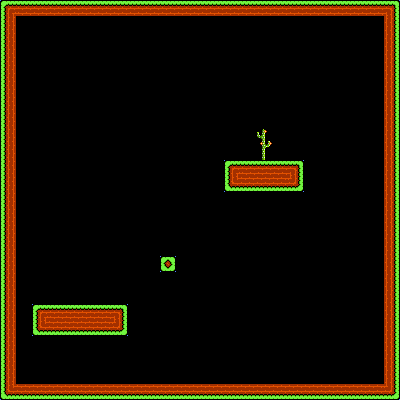

A level layout from a 2D game, rendered from its tile map. Below: a short description, then the map file with its tile-grid data intact:
An orthogonal 25x25 tile map with 16x16 px tiles, 1 tile layer (Calque de Tile 1), 2 tilesets.

<map version="1.0" tiledversion="1.0.3" orientation="orthogonal" renderorder="left-up" width="25" height="25" tilewidth="16" tileheight="16" nextobjectid="1">
 <properties>
  <property name="tileset" value="tileset_1.png" />
 </properties>
 <tileset firstgid="1" source="tileset1.tsx" />
 <tileset firstgid="43" source="tileset2.tsx" />
 <layer name="Calque de Tile 1" width="25" height="25">
  <data encoding="csv">
1,2,2,2,2,2,2,2,2,2,2,2,2,2,2,2,2,2,2,2,2,2,2,2,3,
8,0,0,0,0,0,0,0,0,0,0,0,0,0,0,0,0,0,0,0,0,0,0,0,10,
8,0,0,0,0,0,0,0,0,0,0,0,0,0,0,0,0,0,0,0,0,0,0,0,10,
8,0,0,0,0,0,0,0,0,0,0,0,0,0,0,0,0,0,0,0,0,0,0,0,10,
8,0,0,0,0,0,0,0,0,0,0,0,0,0,0,0,0,0,0,0,0,0,0,0,10,
8,0,0,0,0,0,0,0,0,0,0,0,0,0,0,0,0,0,0,0,0,0,0,0,10,
8,0,0,0,0,0,0,0,0,0,0,0,0,0,0,0,0,0,0,0,0,0,0,0,10,
8,0,0,0,0,0,0,0,0,0,0,0,0,0,0,0,0,0,0,0,0,0,0,0,10,
8,0,0,0,0,0,0,0,0,0,0,0,0,0,0,0,76,0,0,0,0,0,0,0,10,
8,0,0,0,0,0,0,0,0,0,0,0,0,0,0,0,83,0,0,0,0,0,0,0,10,
8,0,0,0,0,0,0,0,0,0,0,0,0,0,1,2,2,2,3,0,0,0,0,0,10,
8,0,0,0,0,0,0,0,0,0,0,0,0,0,15,16,16,16,17,0,0,0,0,0,10,
8,0,0,0,0,0,0,0,0,0,0,0,0,0,0,0,0,0,0,0,0,0,0,0,10,
8,0,0,0,0,0,0,0,0,0,0,0,0,0,0,0,0,0,0,0,0,0,0,0,10,
8,0,0,0,0,0,0,0,0,0,0,0,0,0,0,0,0,0,0,0,0,0,0,0,10,
8,0,0,0,0,0,0,0,0,0,0,0,0,0,0,0,0,0,0,0,0,0,0,0,10,
8,0,0,0,0,0,0,0,0,0,12,0,0,0,0,0,0,0,0,0,0,0,0,0,10,
8,0,0,0,0,0,0,0,0,0,0,0,0,0,0,0,0,0,0,0,0,0,0,0,10,
8,0,0,0,0,0,0,0,0,0,0,0,0,0,0,0,0,0,0,0,0,0,0,0,10,
8,0,1,2,2,2,2,3,0,0,0,0,0,0,0,0,0,0,0,0,0,0,0,0,10,
8,0,15,16,16,16,16,17,0,0,0,0,0,0,0,0,0,0,0,0,0,0,0,0,10,
8,0,0,0,0,0,0,0,0,0,0,0,0,0,0,0,0,0,0,0,0,0,0,0,10,
8,0,0,0,0,0,0,0,0,0,0,0,0,0,0,0,0,0,0,0,0,0,0,0,10,
8,0,0,0,0,0,0,0,0,0,0,0,0,0,0,0,0,0,0,0,0,0,0,0,10,
15,16,16,16,16,16,16,16,16,16,16,16,16,16,16,16,16,16,16,16,16,16,16,16,17
</data>
 </layer>
</map>